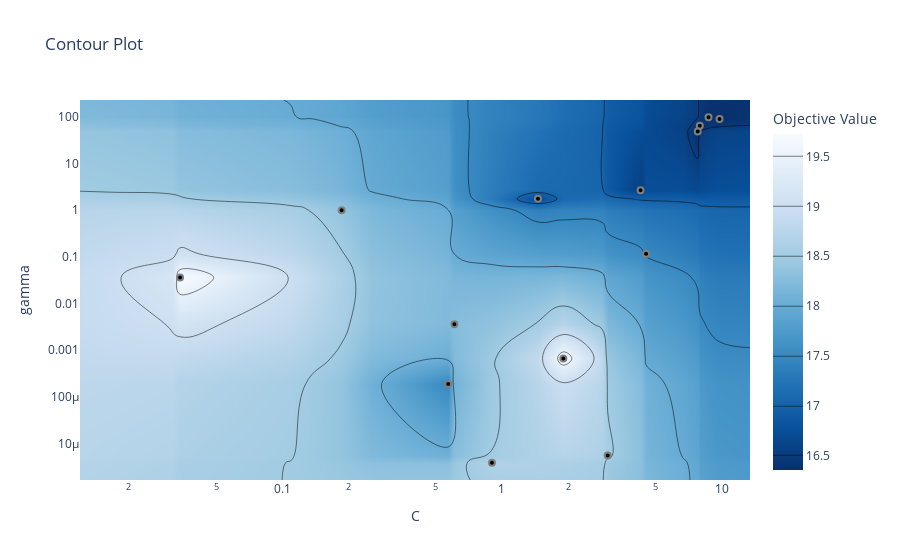

Notebook cell for this chart:
### Markdown cell above
The slice plot shows how the objective value (log loss) changes with different values of hyperparameters (C, gamma, and kernel).

- For C, values around 0.1 and 0.01 tend to have better objective values (lower log loss).
- For gamma, smaller values (1e-5) tend to perform better.
- For kernel, the 'rbf' kernel shows better performance compared to 'linear', 'poly', and 'sigmoid'.
These insights help in understanding the impact of each hyperparameter on the model's performance.

### Code cell
# plot the surface
optuna.visualization.plot_contour(study, params=['gamma','C'])

### Figure 1 — Plotly figure (JSON) as saved in the notebook; plotly's stock layout.template omitted (floating-point values rounded to 4 significant figures; data arrays with more than 128 entries replaced by an {"elided": "..."} marker saying what was removed)
{"data": [{"colorbar": {"title": {"text": "Objective Value"}}, "colorscale": [[0, "rgb(247,251,255)"], [0.125, "rgb(222,235,247)"], [0.25, "rgb(198,219,239)"], [0.375, "rgb(158,202,225)"], [0.5, "rgb(107,174,214)"], [0.625, "rgb(66,146,198)"], [0.75, "rgb(33,113,181)"], [0.875, "rgb(8,81,156)"], [1, "rgb(8,48,107)"]], "connectgaps": true, "contours": {"coloring": "heatmap"}, "hoverinfo": "none", "line": {"smoothing": 1.3}, "reversescale": true, "type": "contour", "x": [0.01198, 0.01649, 0.03151, 0.03422, 0.109, 0.1863, 0.2557, 0.5687, 0.6073, 0.9005, 1.459, 1.904, 2.86, 3.032, 4.278, 4.534, 6.614, 7.793, 7.963, 8.726, 9.795, 13.48], "y": [1.651e-06, 3.871e-06, 5.5e-06, 0.000189, 0.0006638, 0.003573, 0.03615, 0.1164, 0.9996, 1.746, 2.66, 48.75, 64.6, 89.55, 97.87, 229.5], "z": {"elided": "16x22 float values"}}, {"marker": {"color": "black", "line": {"color": "Gray", "width": 2}}, "mode": "markers", "name": "Feasible Trial", "showlegend": false, "type": "scatter", "x": [0.03422, 0.5687, 0.6073, 0.1863, 0.9005, 3.032, 1.904, 7.963, 7.793, 8.726, 9.795, 1.459, 4.278, 4.534], "y": [0.03615, 0.000189, 0.003573, 0.9996, 3.871e-06, 5.5e-06, 0.0006638, 64.6, 48.75, 97.87, 89.55, 1.746, 2.66, 0.1164]}, {"marker": {"color": "#cccccc", "line": {"color": "Gray", "width": 2}}, "mode": "markers", "name": "Infeasible Trial", "showlegend": false, "type": "scatter", "x": [], "y": []}], "layout": {"title": {"text": "Contour Plot"}, "xaxis": {"range": [-1.922, 1.13], "title": {"text": "C"}, "type": "log"}, "yaxis": {"range": [-5.782, 2.361], "title": {"text": "gamma"}, "type": "log"}}}
